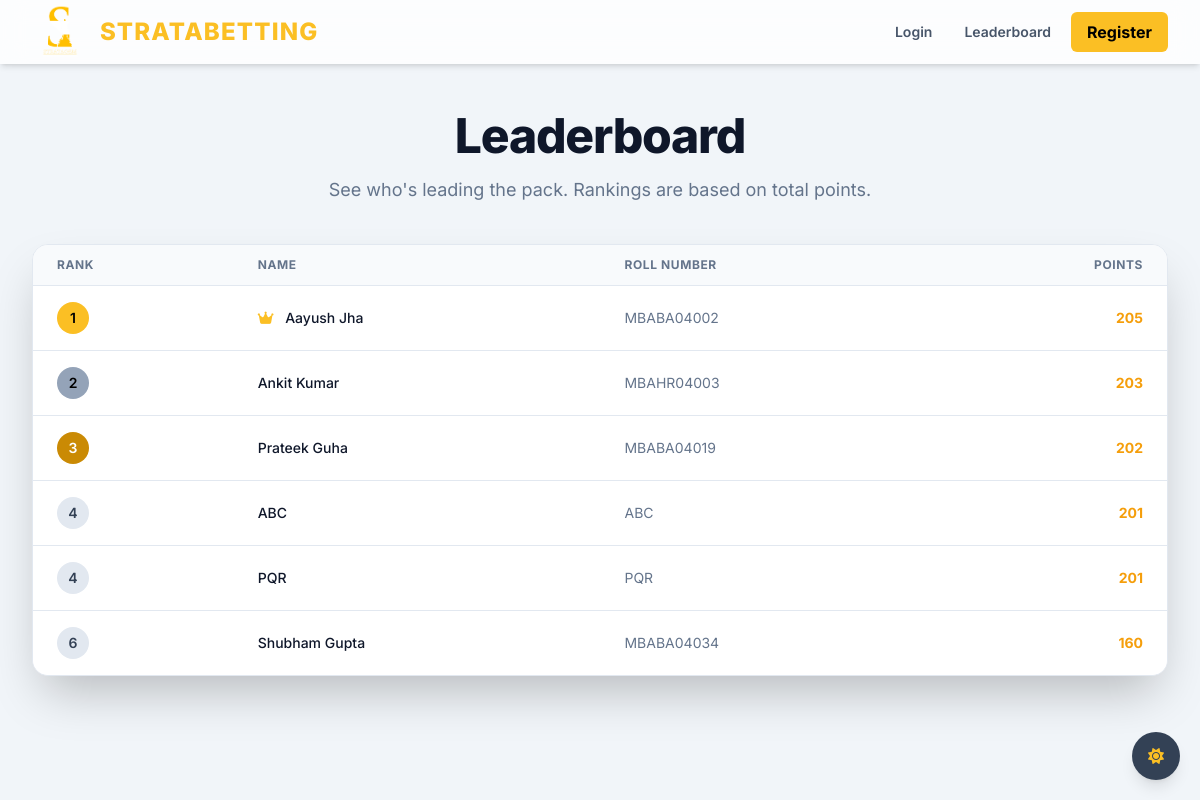
The app's page /leaderboard with its own data.
### app.py (models this page shows, shortened)
class User(db.Model):
    roll_number = db.Column(db.String(20), primary_key=True)
    name = db.Column(db.String(100), nullable=False)
    password_hash = db.Column(db.String(60), nullable=False)
    points = db.Column(db.Integer, nullable=False, default=200)
    is_admin = db.Column(db.Boolean, nullable=False, default=False)
    bets = db.relationship('Bet', backref='bettor', lazy=True, cascade="all, delete-orphan")
    @property
    def password(self):
        raise AttributeError('password is not a readable attribute')

### app.py (the view)
@app.route('/leaderboard')
def leaderboard():
    user = get_current_user()
    ranked_players = get_ranked_leaderboard()
    return render_template('leaderboard.html', user=user, players=ranked_players)

### app.py (called while the page is built)
def get_current_user():
    if 'roll_number' in session:
        return User.query.get(session['roll_number'])
    return None

def get_ranked_leaderboard():
    players = User.query.filter(User.bets.any(), User.is_admin == False).order_by(db.desc(User.points)).all()
    ranked_players = []
    last_score = -1
    last_rank = 0
    for i, player in enumerate(players):
        current_rank = i + 1
        if player.points == last_score:
            ranked_players.append({'rank': last_rank, 'player': player})
        else:
            last_rank = current_rank
            last_score = player.points
            ranked_players.append({'rank': last_rank, 'player': player})
    return ranked_players

### templates/leaderboard.html (shortened to what this page needs)
{% extends "base.html" %}
{% block content %}
<div class="mb-10 text-center">
    <h1 class="text-4xl font-extrabold text-slate-900 dark:text-white tracking-tight sm:text-5xl">Leaderboard</h1>
    <p class="mt-4 max-w-xl mx-auto text-lg text-slate-500 dark:text-slate-400">See who's leading the pack. Rankings are
        based on total points.</p>
</div>
<div
    class="bg-white dark:bg-gray-800 shadow-2xl rounded-2xl border border-slate-200 dark:border-gray-700 overflow-hidden">
    <div class="overflow-x-auto">
        <table class="min-w-full divide-y divide-slate-200 dark:divide-gray-700">
            <thead class="bg-slate-50 dark:bg-gray-700/50">
                <tr>
                    <th scope="col"
                        class="px-6 py-3 text-left text-xs font-bold text-slate-500 dark:text-slate-300 uppercase tracking-wider">
                        Rank</th>
                    <th scope="col"
                        class="px-6 py-3 text-left text-xs font-bold text-slate-500 dark:text-slate-300 uppercase tracking-wider">
                        Name</th>
                    <th scope="col"
                        class="px-6 py-3 text-left text-xs font-bold text-slate-500 dark:text-slate-300 uppercase tracking-wider">
                        Roll Number</th>
                    <th scope="col"
                        class="px-6 py-3 text-right text-xs font-bold text-slate-500 dark:text-slate-300 uppercase tracking-wider">
                        Points</th>
                </tr>
            </thead>
            <tbody class="bg-white dark:bg-gray-800 divide-y divide-slate-200 dark:divide-gray-700">
                {% for item in players %}
                <tr class="hover:bg-slate-50 dark:hover:bg-gray-700/50 transition-colors">
                    <td class="px-6 py-4 whitespace-nowrap text-sm font-semibold text-slate-800 dark:text-slate-100">
                        <span class="inline-flex items-center justify-center h-8 w-8 rounded-full
                            {% if item.rank == 1 %} bg-amber-400 text-black
                            {% elif item.rank == 2 %} bg-slate-400 text-black
                            {% elif item.rank == 3 %} bg-yellow-600 text-white
                            {% else %} bg-slate-200 dark:bg-gray-700 text-slate-700 dark:text-slate-200
                            {% endif %}">
                            {{ item.rank }}
                        </span>
                    </td>
                    <td class="px-6 py-4 whitespace-nowrap text-sm font-medium text-slate-900 dark:text-white">
                        {% if item.rank == 1 %}
                        <i class="fa-solid fa-crown text-amber-400 mr-2"></i>
                        {% endif %}
                        {{ item.player.name }}
                    </td>
                    <td class="px-6 py-4 whitespace-nowrap text-sm text-slate-500 dark:text-slate-400">{{
                        item.player.roll_number }}</td>
                    <td class="px-6 py-4 whitespace-nowrap text-right text-sm font-bold text-amber-500">{{
                        item.player.points }}</td>
                </tr>
                {% else %}
                <tr>
                    <td colspan="4" class="px-6 py-12 text-center text-slate-500 dark:text-slate-400">
                        The leaderboard is empty. Place a bet to get on the board!
                    </td>
                </tr>
                {% endfor %}
            </tbody>
        </table>
    </div>
</div>
{% endblock %}

### templates/base.html (style rules this page uses)
body { font-family: 'Inter', sans-serif; }
.bg-amber-400 { background-color: #FFBF00; }
.text-amber-400 { color: #FFBF00; }

### records on screen
User: player.name "Aayush Jha", player.roll_number "MBABA04002", player.points "205"
User: player.name "Ankit Kumar", player.roll_number "MBAHR04003", player.points "203"
User: player.name "Prateek Guha", player.roll_number "MBABA04019", player.points "202"
User: player.name "ABC", player.roll_number "ABC", player.points "201"
User: player.name "PQR", player.roll_number "PQR", player.points "201"
User: player.name "Shubham Gupta", player.roll_number "MBABA04034", player.points "160"

### other values on screen
{{ item.rank }} "1" "2" "3" "4" "4" "6"
